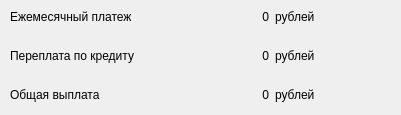
<?xml version="1.0" encoding="UTF-8"?>
<ui version="4.0">
 <class>CreditAnnuity</class>
 <widget class="QDialog" name="CreditAnnuity">
  <property name="geometry">
   <rect>
    <x>0</x>
    <y>0</y>
    <width>401</width>
    <height>115</height>
   </rect>
  </property>
  <property name="windowTitle">
   <string>Dialog</string>
  </property>
  <widget class="QWidget" name="layoutWidget">
   <property name="geometry">
    <rect>
     <x>10</x>
     <y>0</y>
     <width>391</width>
     <height>111</height>
    </rect>
   </property>
   <layout class="QGridLayout" name="gridLayout">
    <item row="0" column="0">
     <widget class="QLabel" name="label_6">
      <property name="text">
       <string>Ежемесячный платеж</string>
      </property>
     </widget>
    </item>
    <item row="0" column="1">
     <widget class="QLabel" name="label_MonthlyPayment">
      <property name="text">
       <string>0</string>
      </property>
      <property name="alignment">
       <set>Qt::AlignRight|Qt::AlignTrailing|Qt::AlignVCenter</set>
      </property>
     </widget>
    </item>
    <item row="0" column="2">
     <widget class="QLabel" name="label_8">
      <property name="text">
       <string>рублей</string>
      </property>
     </widget>
    </item>
    <item row="1" column="0">
     <widget class="QLabel" name="label_5">
      <property name="text">
       <string>Переплата по кредиту</string>
      </property>
     </widget>
    </item>
    <item row="1" column="1">
     <widget class="QLabel" name="label_Overpayment">
      <property name="text">
       <string>0</string>
      </property>
      <property name="alignment">
       <set>Qt::AlignRight|Qt::AlignTrailing|Qt::AlignVCenter</set>
      </property>
     </widget>
    </item>
    <item row="1" column="2">
     <widget class="QLabel" name="label_9">
      <property name="text">
       <string>рублей</string>
      </property>
     </widget>
    </item>
    <item row="2" column="0">
     <widget class="QLabel" name="label_7">
      <property name="text">
       <string>Общая выплата</string>
      </property>
     </widget>
    </item>
    <item row="2" column="1">
     <widget class="QLabel" name="label_AllPayment">
      <property name="text">
       <string>0</string>
      </property>
      <property name="alignment">
       <set>Qt::AlignRight|Qt::AlignTrailing|Qt::AlignVCenter</set>
      </property>
     </widget>
    </item>
    <item row="2" column="2">
     <widget class="QLabel" name="label_10">
      <property name="text">
       <string>рублей</string>
      </property>
     </widget>
    </item>
   </layout>
  </widget>
 </widget>
 <resources/>
 <connections/>
</ui>
